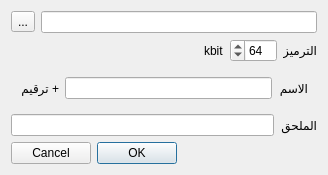
<?xml version="1.0" encoding="UTF-8"?>
<ui version="4.0">
 <class>DialogScript</class>
 <widget class="QDialog" name="DialogScript">
  <property name="geometry">
   <rect>
    <x>0</x>
    <y>0</y>
    <width>328</width>
    <height>172</height>
   </rect>
  </property>
  <property name="windowTitle">
   <string>Media info</string>
  </property>
  <property name="layoutDirection">
   <enum>Qt::RightToLeft</enum>
  </property>
  <layout class="QVBoxLayout" name="verticalLayout">
   <item>
    <layout class="QHBoxLayout" name="horizontalLayout">
     <item>
      <widget class="QLineEdit" name="lineEditFilename"/>
     </item>
     <item>
      <widget class="QToolButton" name="toolButtonOpenFile">
       <property name="text">
        <string>...</string>
       </property>
      </widget>
     </item>
    </layout>
   </item>
   <item>
    <layout class="QHBoxLayout" name="horizontalLayout_2">
     <item>
      <widget class="QLabel" name="label_2">
       <property name="text">
        <string>الترميز</string>
       </property>
      </widget>
     </item>
     <item>
      <widget class="QSpinBox" name="spinBox">
       <property name="maximum">
        <number>228</number>
       </property>
       <property name="value">
        <number>64</number>
       </property>
      </widget>
     </item>
     <item>
      <widget class="QLabel" name="label">
       <property name="text">
        <string>kbit</string>
       </property>
      </widget>
     </item>
     <item>
      <spacer name="horizontalSpacer">
       <property name="orientation">
        <enum>Qt::Horizontal</enum>
       </property>
       <property name="sizeHint" stdset="0">
        <size>
         <width>40</width>
         <height>20</height>
        </size>
       </property>
      </spacer>
     </item>
    </layout>
   </item>
   <item>
    <widget class="QWidget" name="widgetMediaName" native="true">
     <layout class="QHBoxLayout" name="horizontalLayout_3">
      <item>
       <widget class="QLabel" name="label_3">
        <property name="text">
         <string>الاسم</string>
        </property>
       </widget>
      </item>
      <item>
       <widget class="QLineEdit" name="lineEditName"/>
      </item>
      <item>
       <widget class="QLabel" name="label_4">
        <property name="text">
         <string>+ ترقيم</string>
        </property>
       </widget>
      </item>
     </layout>
    </widget>
   </item>
   <item>
    <layout class="QHBoxLayout" name="horizontalLayout_4">
     <item>
      <widget class="QLabel" name="label_5">
       <property name="text">
        <string>الملحق</string>
       </property>
      </widget>
     </item>
     <item>
      <widget class="QLineEdit" name="lineEditSuffix">
       <property name="text">
        <string/>
       </property>
      </widget>
     </item>
    </layout>
   </item>
   <item>
    <spacer name="verticalSpacer">
     <property name="orientation">
      <enum>Qt::Vertical</enum>
     </property>
     <property name="sizeHint" stdset="0">
      <size>
       <width>20</width>
       <height>27</height>
      </size>
     </property>
    </spacer>
   </item>
   <item>
    <widget class="QDialogButtonBox" name="buttonBox">
     <property name="orientation">
      <enum>Qt::Horizontal</enum>
     </property>
     <property name="standardButtons">
      <set>QDialogButtonBox::Cancel|QDialogButtonBox::Ok</set>
     </property>
    </widget>
   </item>
  </layout>
 </widget>
 <resources/>
 <connections>
  <connection>
   <sender>buttonBox</sender>
   <signal>accepted()</signal>
   <receiver>DialogScript</receiver>
   <slot>accept()</slot>
   <hints>
    <hint type="sourcelabel">
     <x>248</x>
     <y>254</y>
    </hint>
    <hint type="destinationlabel">
     <x>157</x>
     <y>274</y>
    </hint>
   </hints>
  </connection>
  <connection>
   <sender>buttonBox</sender>
   <signal>rejected()</signal>
   <receiver>DialogScript</receiver>
   <slot>reject()</slot>
   <hints>
    <hint type="sourcelabel">
     <x>316</x>
     <y>260</y>
    </hint>
    <hint type="destinationlabel">
     <x>286</x>
     <y>274</y>
    </hint>
   </hints>
  </connection>
 </connections>
</ui>
